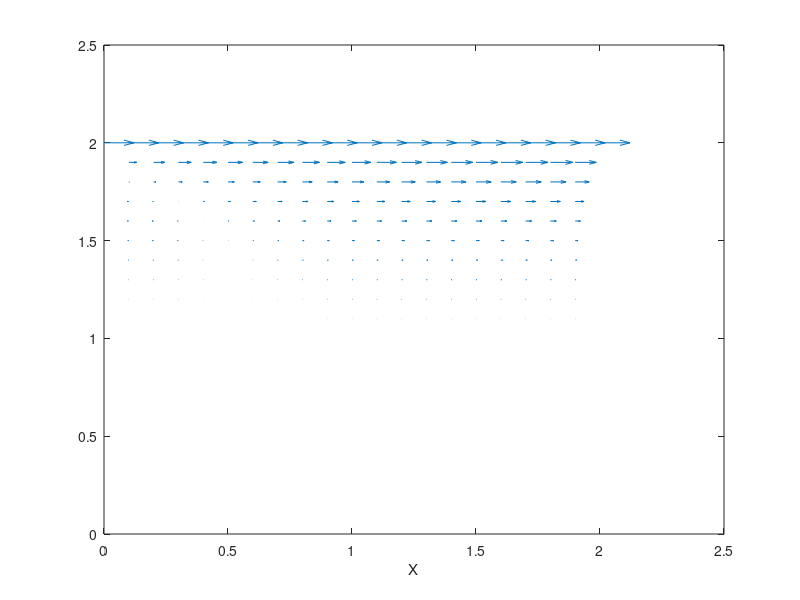
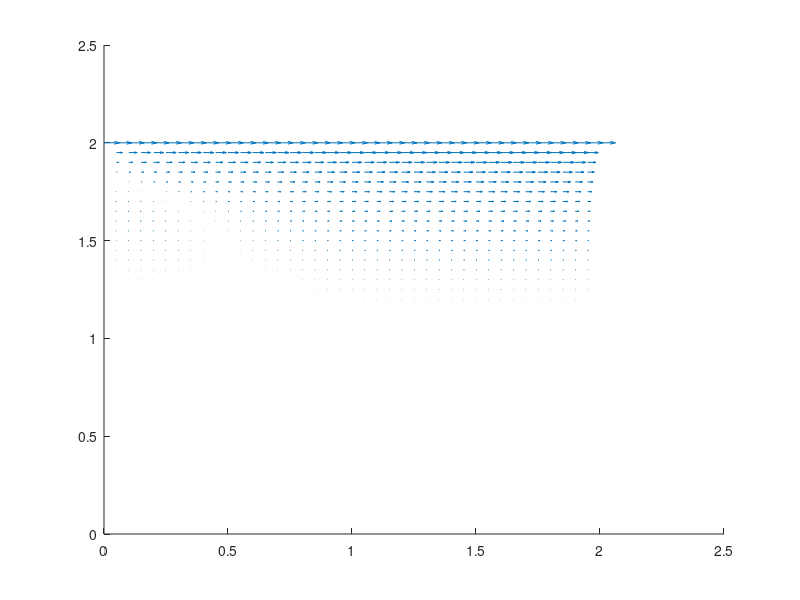

MATLAB code to generate these figures, in order:
% variable declarations
nx = 41;
ny = 41;
nt = 500;
nit = 50;
c = 1;
dx = 2 / (nx - 1);
dy = 2 / (ny - 1);
x = linspace(0, 2, nx);
y = linspace(0, 2, ny);
[X, Y] = meshgrid(x, y);
rho = 1;
nu = 0.1;
dt = 0.001;
u = zeros(ny, nx);
v = zeros(ny, nx);
p = zeros(ny, nx);
b = zeros(ny, nx);
% build up b
b(2:end-1, 2:end-1) = rho * (1 / dt * ((u(2:end-1, 3:end) - u(2:end-1, 1:end-2)) / (2 * dx) + (v(3:end, 2:end-1) - v(1:end-2, 2:end-1)) / (2 * dy)) - ...
                              ((u(2:end-1, 3:end) - u(2:end-1, 1:end-2)) / (2 * dx)) .^ 2 - ...
                              2 * ((u(3:end, 2:end-1) - u(1:end-2, 2:end-1)) / (2 * dy) .* (v(2:end-1, 3:end) - v(2:end-1, 1:end-2)) / (2 * dx)) - ...
                              ((v(3:end, 2:end-1) - v(1:end-2, 2:end-1)) / (2 * dy)) .^ 2);
% pressure poisson
pn = zeros(size(p));
pn = p;
for q = 1:nit
    pn = p;
    p(2:end-1, 2:end-1) = (((pn(2:end-1, 3:end) + pn(2:end-1, 1:end-2)) * dy^2 + ...
                         (pn(3:end, 2:end-1) + pn(1:end-2, 2:end-1)) * dx^2) / ...
                         (2 * (dx^2 + dy^2)) - ...
                         dx^2 * dy^2 / (2 * (dx^2 + dy^2)) * ...
                         b(2:end-1, 2:end-1));
    p(:, end) = p(:, end-1); % dp/dx = 0 at x = 2
    p(1, :) = p(2, :);      % dp/dy = 0 at y = 0
    p(:, 1) = p(:, 2);      % dp/dx = 0 at x = 0
    p(end, :) = 0;          % p = 0 at y = 2
end
% cavity flow
un = zeros(size(u));
vn = zeros(size(v));
b = zeros(ny, nx);
for n = 1:nt
    un = u;
    vn = v;
    u(2:end-1, 2:end-1) = (un(2:end-1, 2:end-1) - ...
                         un(2:end-1, 2:end-1) * dt / dx * ...
                        (un(2:end-1, 2:end-1) - un(2:end-1, 1:end-2)) - ...
                         vn(2:end-1, 2:end-1) * dt / dy * ...
                        (un(2:end-1, 2:end-1) - un(1:end-2, 2:end-1)) - ...
                         dt / (2 * rho * dx) * (p(2:end-1, 3:end) - p(2:end-1, 1:end-2)) + ...
                         nu * (dt / dx^2 * ...
                        (un(2:end-1, 3:end) - 2 * un(2:end-1, 2:end-1) + un(2:end-1, 1:end-2)) + ...
                         dt / dy^2 * ...
                        (un(3:end, 2:end-1) - 2 * un(2:end-1, 2:end-1) + un(1:end-2, 2:end-1))));
    v(2:end-1, 2:end-1) = (vn(2:end-1, 2:end-1) - ...
                        un(2:end-1, 2:end-1) * dt / dx * ...
                       (vn(2:end-1, 2:end-1) - vn(2:end-1, 1:end-2)) - ...
                        vn(2:end-1, 2:end-1) * dt / dy * ...
                       (vn(2:end-1, 2:end-1) - vn(1:end-2, 2:end-1)) - ...
                        dt / (2 * rho * dy) * (p(3:end, 2:end-1) - p(1:end-2, 2:end-1)) + ...
                        nu * (dt / dx^2 * ...
                       (vn(2:end-1, 3:end) - 2 * vn(2:end-1, 2:end-1) + vn(2:end-1, 1:end-2)) + ...
                        dt / dy^2 * ...
                       (vn(3:end, 2:end-1) - 2 * vn(2:end-1, 2:end-1) + vn(1:end-2, 2:end-1))));
    u(1,:) = 0;
    u(:,1) = 0;
    u(:,end) = 0;
    u(end,:) = 1;  % set velocity on cavity lid equal to 1
    v(1,:) = 0;
    v(end,:) = 0;
    v(:,1) = 0;
    v(:,end) = 0;
end
figure;
% plotting the pressure field as a contour
streamline(X, Y, u, v);  
% plotting velocity field
quiver(X(1:2:end, 1:2:end), Y(1:2:end, 1:2:end), u(1:2:end, 1:2:end), v(1:2:end, 1:2:end));
xlabel('X');
% Plot velocity field
figure;
hold on;
quiver(X, Y, u,v);
